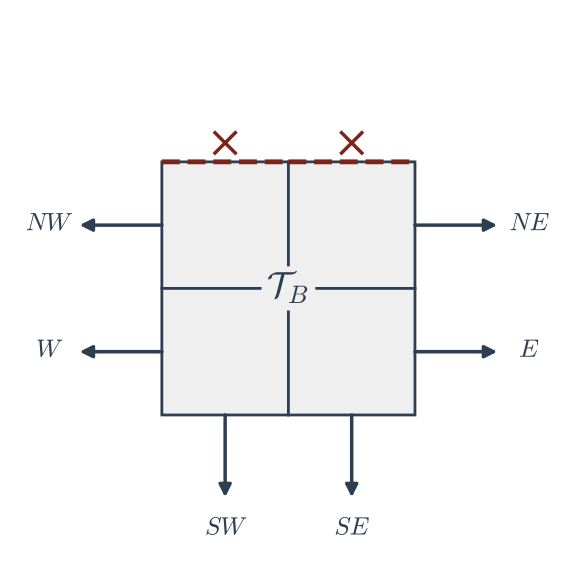

Generate this figure with Python:
"""
Generador de figura: Tensor de Vecindad 2x2
Capítulo 4 - Computabilidad en autómatas celulares complejos
"""

import matplotlib.pyplot as plt
import matplotlib.patches as patches
import os

# Asegurar que se guarde en el mismo directorio del script
output_dir = os.path.dirname(os.path.abspath(__file__))
output_file = os.path.join(output_dir, "tensor_vecindad_2x2.pdf")

# Configuración de estilo académico
plt.rcParams.update({
    "font.family": "serif",
    "font.serif": ["Times New Roman", "Times", "DejaVu Serif"],
    "mathtext.fontset": "cm",
    "font.size": 14,
    "axes.linewidth": 1.5
})

fig, ax = plt.subplots(figsize=(6, 6))
ax.set_aspect('equal')
ax.axis('off')

# Paleta de colores rigurosa
color_fill = "#EFEFEF"
color_border = "#2C3E50"
color_inactive = "#7B241C"
color_highlight = "#D4E6F1"

# Geometría Principal (Bloque 2x2 centrado en 0,0)
# Las celdas van de -1 a 1, cada una de tamaño 1x1.
cells = [
    (-1, 0),  # Top-Left
    (0, 0),   # Top-Right
    (-1, -1), # Bottom-Left
    (0, -1)   # Bottom-Right
]

# Dibujar la cuadrícula 2x2
for x, y in cells:
    rect = patches.Rectangle((x, y), 1, 1, facecolor=color_fill, edgecolor=color_border, linewidth=2, zorder=2)
    ax.add_patch(rect)

# Etiqueta central matemática para la subred funcional
# Usamos un bbox con el mismo color de fondo para que oculte la intersección de líneas
ax.text(0, 0, r'$\mathcal{T}_B$', ha='center', va='center', fontsize=26, color=color_border,
        bbox=dict(facecolor=color_fill, edgecolor='none', pad=4), zorder=5)

# Perímetro Expuesto: 8 aristas perimetrales
# Definidas por su punto medio (mx, my) y vector normal saliente (nx, ny)
edges = {
    "top_left": (-0.5, 1.0, 0, 1),
    "top_right": (0.5, 1.0, 0, 1),
    "bottom_left": (-0.5, -1.0, 0, -1),
    "bottom_right": (0.5, -1.0, 0, -1),
    "left_top": (-1.0, 0.5, -1, 0),
    "left_bottom": (-1.0, -0.5, -1, 0),
    "right_top": (1.0, 0.5, 1, 0),
    "right_bottom": (1.0, -0.5, 1, 0)
}

# Ejes Direccionales Activos: 6 aristas
# Asignación congruente con un mapeo de vecindad hexagonal a cuadrícula cuadrada
active_edges = {
    "left_top": ("NW", r"$\mathit{NW}$"),
    "left_bottom": ("W", r"$\mathit{W}$"),
    "right_top": ("NE", r"$\mathit{NE}$"),
    "right_bottom": ("E", r"$\mathit{E}$"),
    "bottom_left": ("SW", r"$\mathit{SW}$"),
    "bottom_right": ("SE", r"$\mathit{SE}$")
}

# Aristas Inactivas (Degeneradas): 2 aristas
inactive_edges = ["top_left", "top_right"]

# Dibujar vectores y etiquetas para las aristas activas
arrow_length = 0.65
for edge_name, (dir_name, label) in active_edges.items():
    mx, my, nx, ny = edges[edge_name]
    
    # Origen (borde) y destino (punta de flecha)
    ex = mx + nx * arrow_length
    ey = my + ny * arrow_length
    
    # Dibujar la flecha perpendicular saliente
    ax.annotate("",
                xy=(ex, ey), xycoords='data',
                xytext=(mx, my), textcoords='data',
                arrowprops=dict(arrowstyle="-|>", color=color_border, lw=2.5,
                                shrinkA=0, shrinkB=0,
                                mutation_scale=18),
                zorder=3)
    
    # Ubicar la etiqueta matemática de la dirección
    lx = mx + nx * (arrow_length + 0.25)
    ly = my + ny * (arrow_length + 0.25)
    ax.text(lx, ly, label, ha='center', va='center', fontsize=18, color=color_border)

# Resaltar visualmente las aristas inactivas
for edge_name in inactive_edges:
    mx, my, nx, ny = edges[edge_name]
    
    # Superponer línea gruesa y punteada sobre la arista
    if nx == 0: # Horizontal
        x_start, x_end = mx - 0.5, mx + 0.5
        y_start, y_end = my, my
    else: # Vertical
        x_start, x_end = mx, mx
        y_start, y_end = my - 0.5, my + 0.5
        
    ax.plot([x_start, x_end], [y_start, y_end], color=color_inactive, lw=3.5, ls="--", zorder=4)
    
    # Agregar un símbolo sutil de "bloqueo" (una pequeña cruz roja) cerca del borde
    bx = mx + nx * 0.15
    by = my + ny * 0.15
    size = 0.08
    ax.plot([bx - size, bx + size], [by - size, by + size], color=color_inactive, lw=2.5, zorder=5)
    ax.plot([bx - size, bx + size], [by + size, by - size], color=color_inactive, lw=2.5, zorder=5)

# Ajuste de encuadre para asegurar proporciones y espaciado
ax.set_xlim(-2.2, 2.2)
ax.set_ylim(-2.2, 2.2)

plt.tight_layout()
plt.savefig(output_file, format="pdf", bbox_inches='tight')
print(f"Figura guardada exitosamente en: {output_file}")
